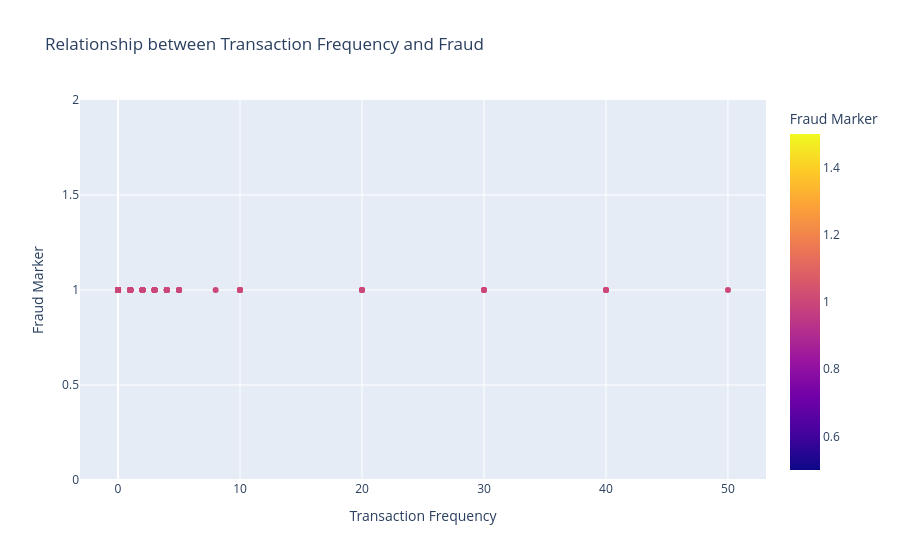

The cell this chart's notebook holds for it:
### Code cell
fig = px.scatter(fraud, x='Transaction_Frequency', y='fraud',
                 title='Relationship between Transaction Frequency and Fraud',
                 labels={'Transaction_Frequency': 'Transaction Frequency', 'fraud': 'Fraud Marker'},
                 color='fraud', color_discrete_map={0: 'lightblue', 1: 'orange'})
fig.show()

### Figure 1 — Plotly figure (JSON) as saved in the notebook; plotly's stock layout.template omitted (floating-point values rounded to 4 significant figures; data arrays with more than 128 entries replaced by an {"elided": "..."} marker saying what was removed)
{"data": [{"hovertemplate": "Transaction Frequency=%{x}<br>Fraud Marker=%{marker.color}<extra></extra>", "legendgroup": "", "marker": {"color": {"elided": "155 int values"}, "coloraxis": "coloraxis", "symbol": "circle"}, "mode": "markers", "name": "", "orientation": "v", "showlegend": false, "type": "scatter", "x": {"elided": "155 int values"}, "xaxis": "x", "y": {"elided": "155 int values"}, "yaxis": "y"}], "layout": {"coloraxis": {"colorbar": {"title": {"text": "Fraud Marker"}}, "colorscale": [[0, "#0d0887"], [0.1111, "#46039f"], [0.2222, "#7201a8"], [0.3333, "#9c179e"], [0.4444, "#bd3786"], [0.5556, "#d8576b"], [0.6667, "#ed7953"], [0.7778, "#fb9f3a"], [0.8889, "#fdca26"], [1, "#f0f921"]]}, "legend": {"tracegroupgap": 0}, "title": {"text": "Relationship between Transaction Frequency and Fraud"}, "xaxis": {"anchor": "y", "domain": [0, 1], "title": {"text": "Transaction Frequency"}}, "yaxis": {"anchor": "x", "domain": [0, 1], "title": {"text": "Fraud Marker"}}}}
